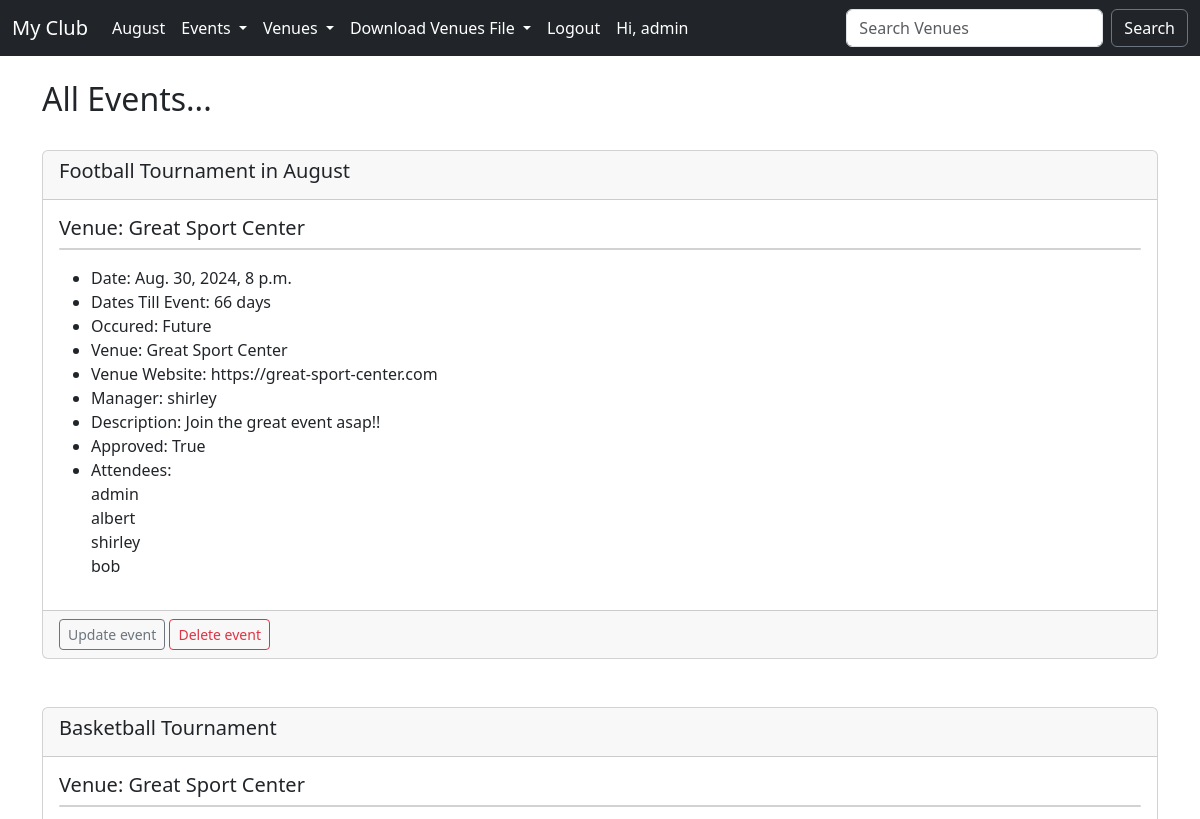
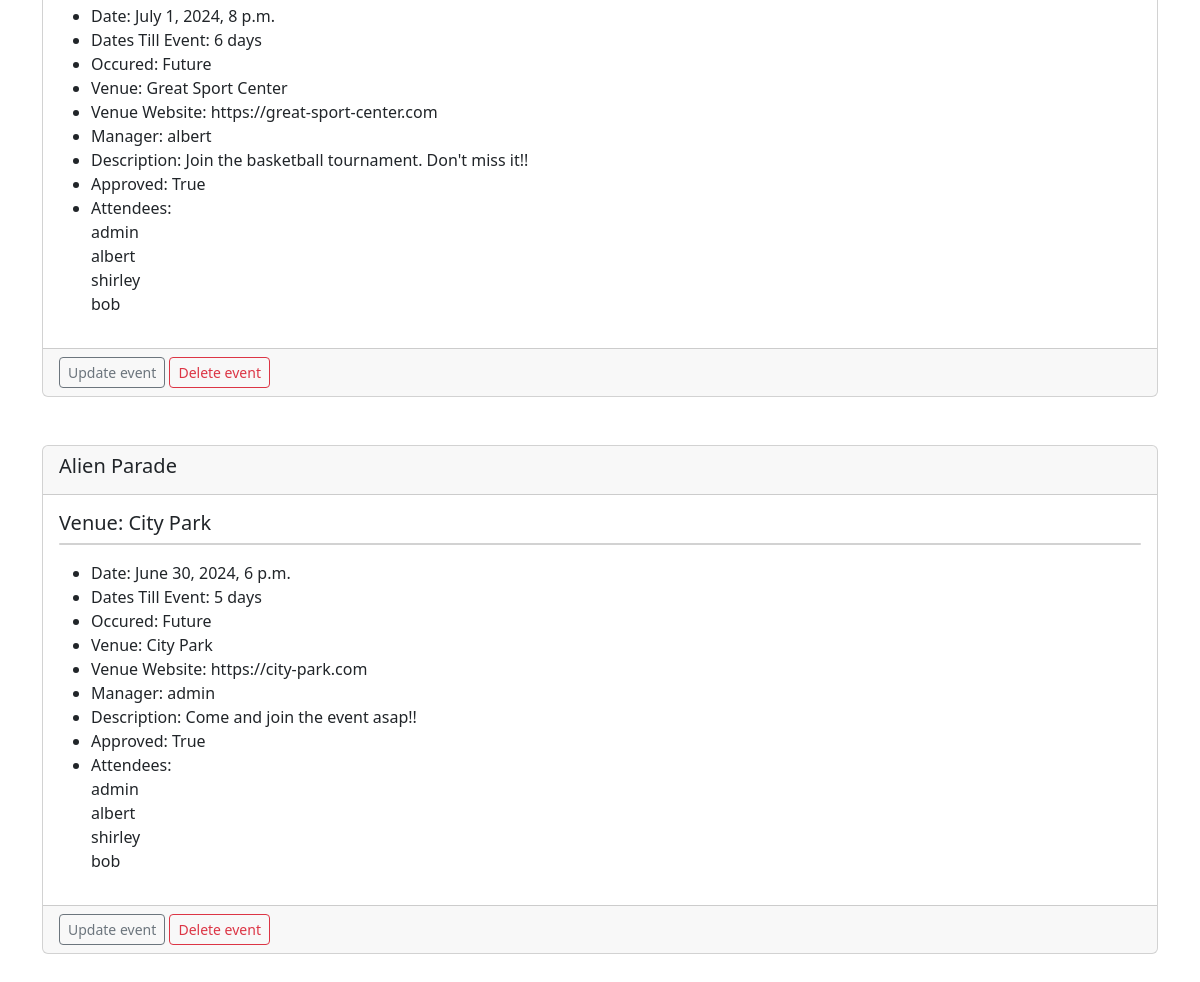
The app's page /list_events/ (signed in) with its own data (2 pictures, top to bottom).
### events/models.py (models this page shows)
class Event(models.Model):
    name = models.CharField('Event Name', max_length=120)
    event_date = models.DateTimeField('Event Date')
    venue = models.ForeignKey(Venue, blank=True, null=True, on_delete=models.CASCADE)
    manager = models.ForeignKey(User, blank=True, null=True, on_delete=models.CASCADE)
    description = models.TextField(blank=True)
    attendees = models.ManyToManyField(User, blank=True, related_name='event_attendees')
    approved = models.BooleanField('Approved', default=False)
    def __str__(self):
        return self.name
    @property
    def Days_till(self):
        today = date.today()
        days_till = self.event_date.date() - today
        days_till_stripped = str(days_till).split(",", 1)[0]
        return days_till_stripped
    @property
    def Is_Past(self):
        today = date.today()
        if self.event_date.date() < today:
            thing = "Past"
        else:
            thing = "Future"
        return thing

class Venue(models.Model):
    name = models.CharField('Venue Name', max_length=120)
    address = models.CharField(max_length=300)
    zip_code = models.CharField('Zip Code', max_length=15)
    phone = models.CharField('Contact Phone', max_length=25, blank=True)
    web = models.URLField('Website Address', blank=True)
    email_address = models.EmailField('Email Address', blank=True)
    owner = models.ForeignKey(User, related_name='venues', on_delete=models.CASCADE)
    venue_image = models.ImageField(null=True, blank=True, upload_to='images/')
    def __str__(self):
        return self.name

### events/views.py (the view)
# urls.py: path('list_events/', views.list_events, name='list_events'),
@login_required
def list_events(request):
    events = Event.objects.all().order_by('-event_date')
    context = {'events': events}
    return render(request, 'events/list_events.html', context)

### events/templates/events/list_events.html (shortened to what this page needs)
{% extends "events/base.html" %}
{% block content %}
    <h2 class="mt-4">All Events...</h2>
    <br/>
    {% for event in events %}
        {% if event.approved %}
            <div class="card">
                <div class="card-header">
                    <b><h5>{{ event }}</h5></b>
                </div>
                <div class="card-body">
                    <h5 class="card-title">Venue: {{ event.venue }}</h5>
                    <p class="card">
                        <ul>
                            <li>Date: {{ event.event_date }}</li>
                            <li>Dates Till Event: {{ event.Days_till }}</li>
                            <li>Occured: {{ event.Is_Past }}</li>
                            <li>Venue: {{ event.venue }}</li>
                            <li>Venue Website: {{ event.venue.web }}</li>
                            <li>Manager: {{ event.manager }}</li>
                            <li>Description: {{ event.description }}</li>
                            <li>Approved: {{ event.approved }}</li>
                            <li>
                                Attendees:<br/>
                                {% for attendee in event.attendees.all %}
                                    {{ attendee }}<br>
                                {% endfor %}
                            </li>
                        </ul>
                    </p>
                </div>
                {% if user.is_authenticated %}
                    {% if user == event.manager or user.is_superuser %}
                        <div class="card-footer text-body-secondary">
                            <a href="{% url 'update_event' event.id %}" class="btn btn-outline-secondary btn-sm">Update event</a>
                            <a href="{% url 'delete_event' event.id %}" class="btn btn-outline-danger btn-sm">Delete event</a>
                        </div>
                    {% endif %}
                {% endif %}
            </div>
            <br/><br/>
        {% endif %}
    {% endfor %}
{% endblock content %}

### events/templates/events/navbar.html (shortened to what this page needs)
<nav class="navbar navbar-expand-lg navbar-dark bg-dark">
    <div class="container-fluid">
        <a class="navbar-brand" href="{% url 'home' %}">My Club</a>
        <div class="collapse navbar-collapse" id="navbarSupportedContent">
            <ul class="navbar-nav me-auto mb-2 mb-lg-0">
                <li class="nav-item">
                    <a class="nav-link text-white" href="{% url 'home' '2024' 'August' %}">August</a>
                </li>
                <li class="nav-item dropdown">
                    <a class="nav-link dropdown-toggle text-white" href="#" role="button" data-bs-toggle="dropdown" aria-expanded="false">
                      Events
                    </a>
                </li>
                <li class="nav-item dropdown">
                    <a class="nav-link dropdown-toggle text-white" href="#" id="navbarDropdown" role="button" data-bs-toggle="dropdown" aria-expanded="false">
                        Venues
                    </a>
                  </li>
                <li class="nav-item dropdown">
                    <a class="nav-link dropdown-toggle text-white" href="#" role="button" data-bs-toggle="dropdown" aria-expanded="false">
                      Download Venues File
                    </a>
                </li>
                {% if user.is_authenticated%}
                    <li class="nav-item">
                        <a class="nav-link text-white" href="{% url 'logout' %}">Logout</a>
                    </li>
                    <li class="nav-item">
                        <a class="nav-link text-white">Hi, {{ user.username }}</a>
                    </li>
                {% endif %}
            </ul>
            <form class="d-flex" role="search" method="POST" action="{% url 'search_venues' %}">
                <input class="form-control me-2" type="search" placeholder="Search Venues" aria-label="Search" name="searched">
                <button class="btn btn-outline-secondary text-white" type="submit">Search</button>
            </form>
        </div>
    </div>
</nav>

### records on screen
Event: name "Football Tournament in August", venue "Great Sport Center", event_date "Aug. 30, 2024, 8 p.m.", Days_till "66 days", Is_Past "Future", venue.web "https://great-sport-center.com", manager "shirley", description "Join the great event asap!!", approved "True", shows "Update event"
Event: name "Basketball Tournament", venue "Great Sport Center", event_date "July 1, 2024, 8 p.m.", Days_till "6 days", Is_Past "Future", venue.web "https://great-sport-center.com", manager "albert", description "Join the basketball tournament. Don't miss it!!", approved "True", shows "Update event"
Event: name "Alien Parade", venue "City Park", event_date "June 30, 2024, 6 p.m.", Days_till "5 days", Is_Past "Future", venue.web "https://city-park.com", manager "admin", description "Come and join the event asap!!", approved "True", shows "Update event"

### other values on screen
{{ user.username }} "admin"
{{ attendee }} "admin"
{{ attendee }} "albert"
{{ attendee }} "shirley"
{{ attendee }} "bob"
